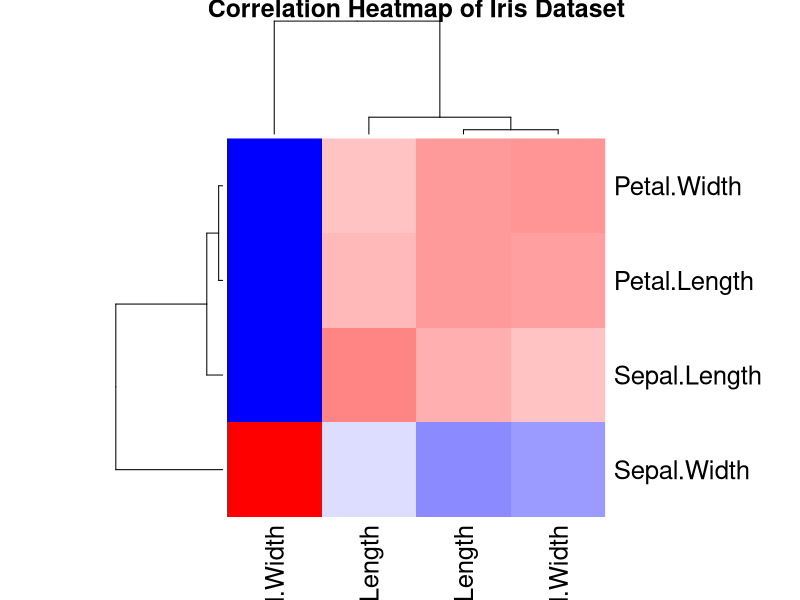
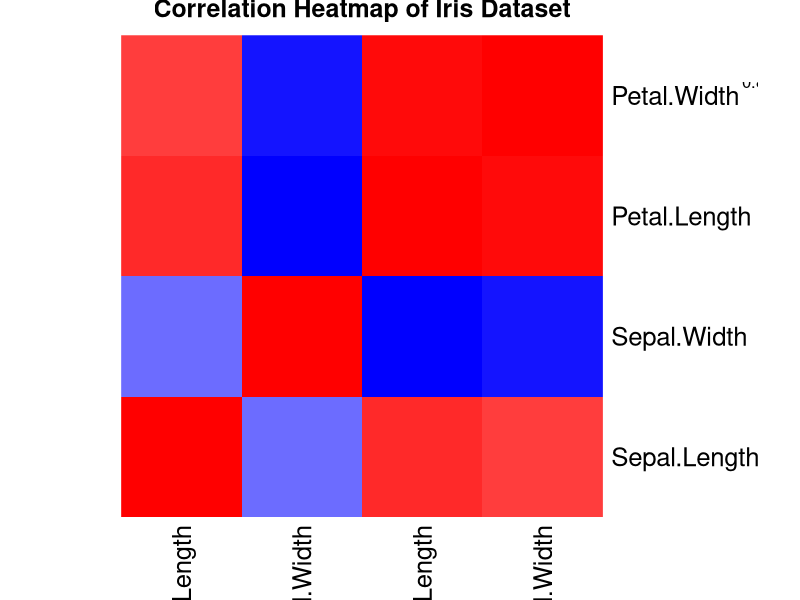
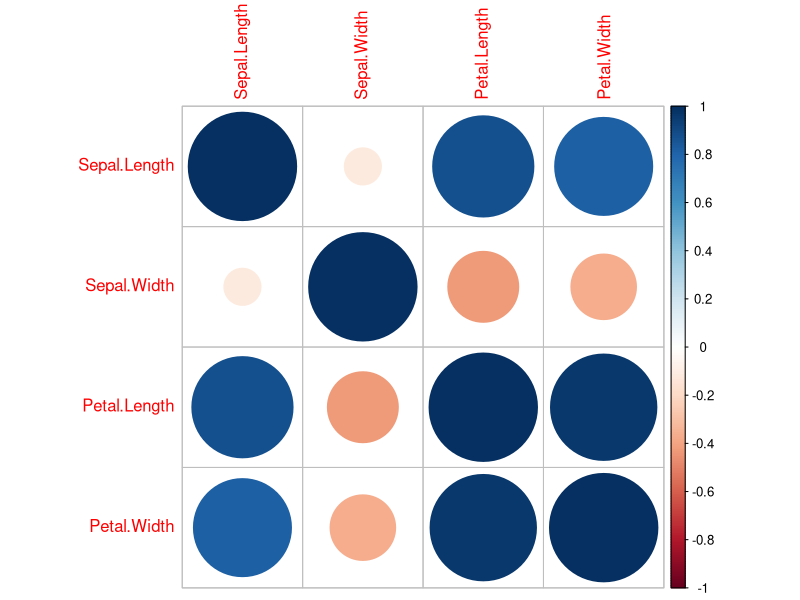
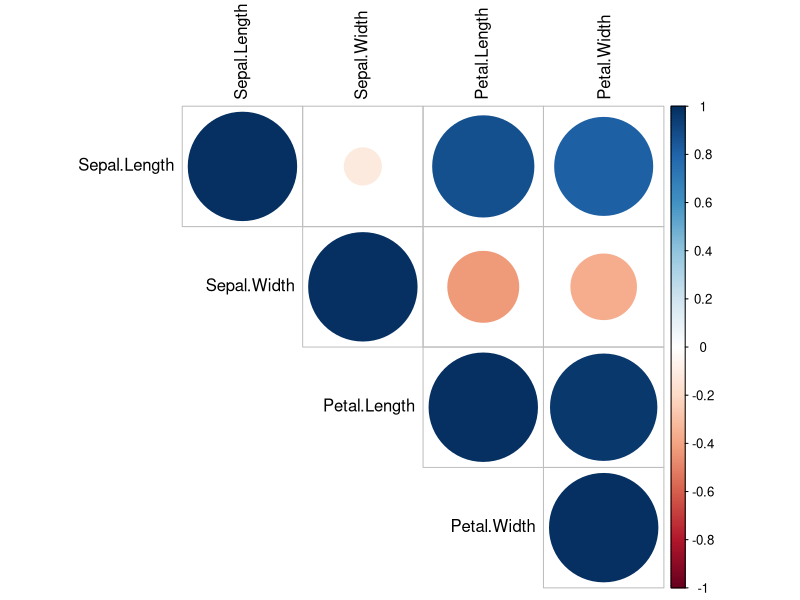
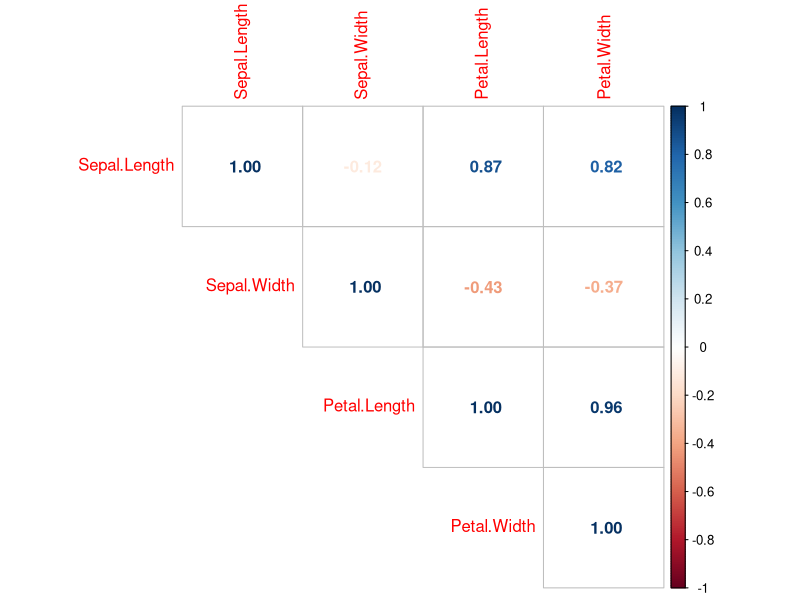
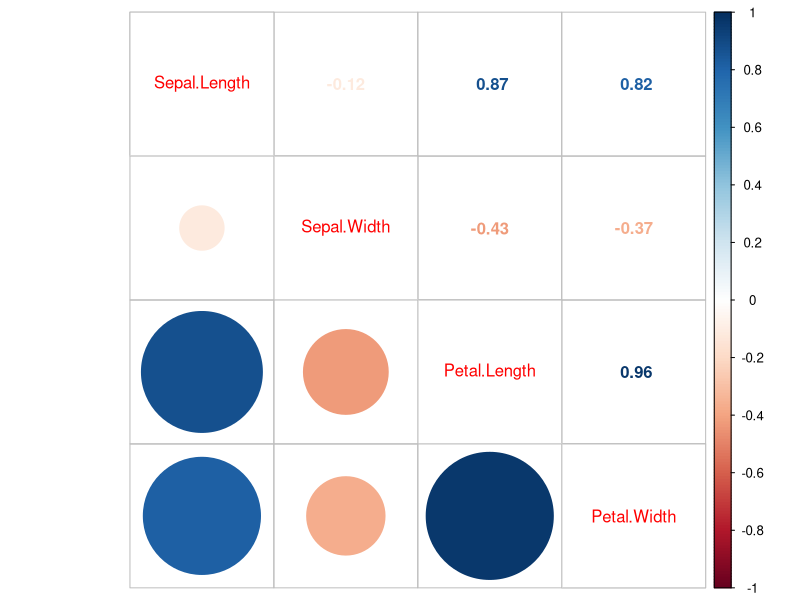
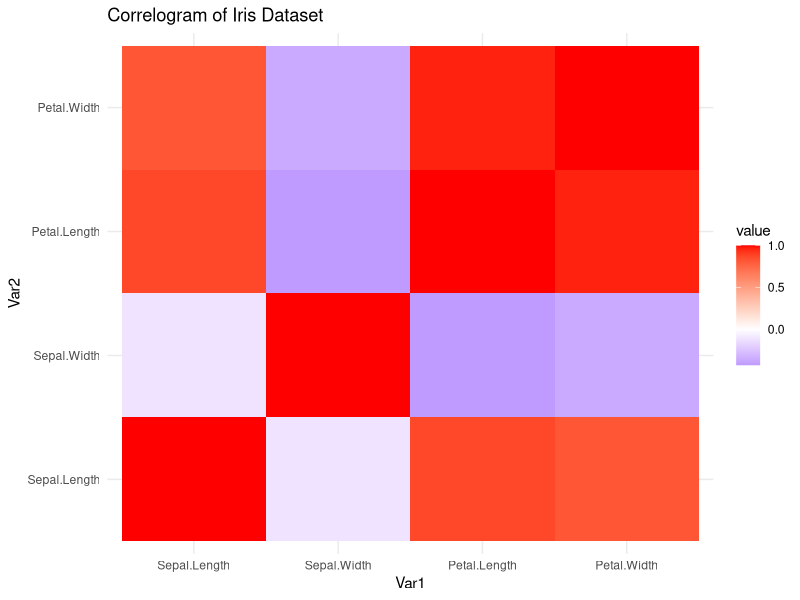
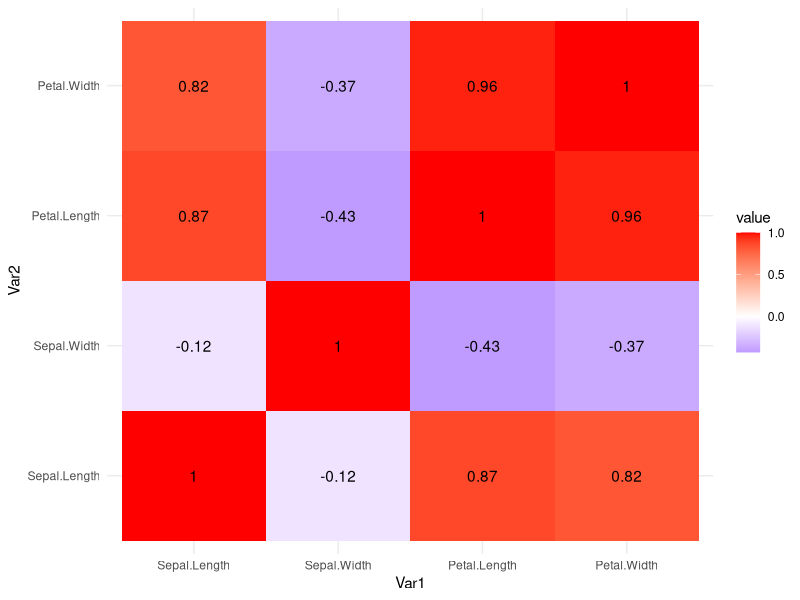

These figures' R source, in order:
# Load and Prepare the Dataset
data(iris)
# Use only numeric variables
iris_num <- iris[,1:4]
# Compute correlation matrix
corr_matrix <- cor(iris_num)
corr_matrix
# Basic Correlation Heatmap (Base R)
heatmap(
  corr_matrix,
  col = colorRampPalette(c("blue","white","red"))(100),
  main = "Correlation Heatmap of Iris Dataset"
)
# Heatmap with Correlation Values
heatmap(
  corr_matrix,
  col = colorRampPalette(c("blue","white","red"))(100),
  Rowv = NA,
  Colv = NA,
  scale = "none",
  main = "Correlation Heatmap of Iris Dataset"
)
text(
  rep(1:ncol(corr_matrix),each=nrow(corr_matrix)),
  rep(nrow(corr_matrix):1,ncol(corr_matrix)),
  round(corr_matrix,2))
#Correlogram Using `corrplot` (Most Popular)
# Install package:
install.packages("corrplot")
library(corrplot)
# Basic correlogram
corrplot(corr_matrix)
# Colored Circle Correlogram
corrplot(
  corr_matrix,
  method = "circle",
  type = "upper",
  tl.col = "black")
# Correlogram with Correlation Numbers
corrplot(
  corr_matrix,
  method = "number",
  type = "upper")
# Displays correlation coefficients directly
# Mixed Correlogram
corrplot.mixed(
  corr_matrix,
  lower="circle",
  upper="number")
#ggplot2-style Correlogram
#Convert correlation matrix to long format
library(reshape2)
library(ggplot2)
corr_long<-melt(corr_matrix)
ggplot(corr_long,aes(Var1,Var2,fill=value))+
  geom_tile()+
  scale_fill_gradient2(
    low="blue",
    mid="white",
    high="red",
    midpoint=0
  )+
  theme_minimal()+
  labs(title="Correlogram of Iris Dataset")
# Correlogram with Values
ggplot(corr_long,aes(Var1,Var2,fill=value))+
  geom_tile()+
  geom_text(aes(label=round(value,2)))+
  scale_fill_gradient2(
    low="blue",
    mid="white",
    high="red",
    midpoint = 0
  )+
  theme_minimal()
# Advanced Correlogram Using GGally
install.packages("GGally")
library(GGally)
ggcorr(
  iris_num,
  label=TRUE,
  label_round = 2)
# Advanced Scatter Correlogram
library(GGally)
ggpairs(iris,
        columns = 1:4,
        aes(color = Species))
